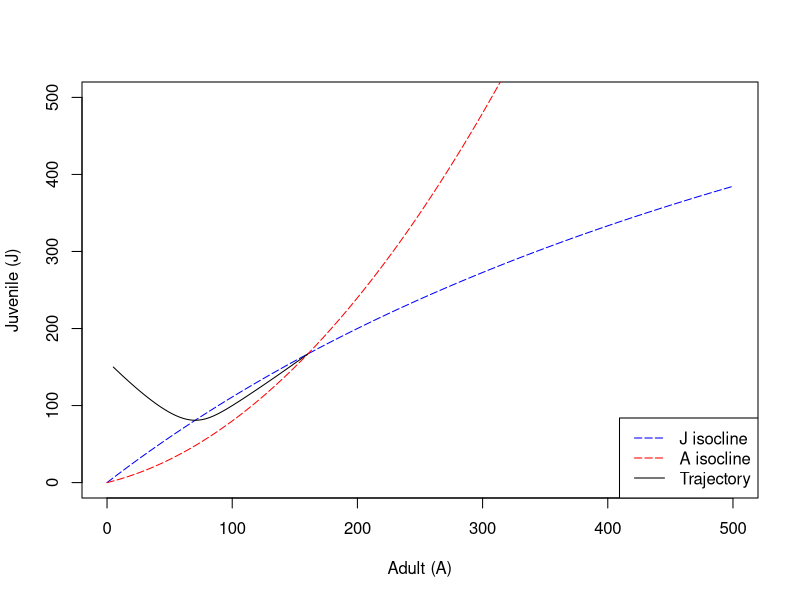

This figure's R source:
rm(list = ls())

# Define system parameters first
pars <- list(b=1, g=0.5, mu_j=0.3, mu_0=0.2, c=0.01, s = 0.001, gamma = 0.001)

# Plotting J isocline, using A as a function of J:
A <- seq(0, 500) # a range of A-values
J <- pars$b * A / (pars$g + pars$mu_j + pars$s * A)
plot(A, J, type="l", lty=5, col='blue', xlab='Adult (A)', ylab='Juvenile (J)', 
     ylim=c(0, 500), xlim=c(0, 500))

# Plotting A isocline
J <- pars$mu_0 * (1 + pars$c * A) * A / (pars$g + pars$gamma * pars$s * A)
lines(A, J, type="l", lty=5, col='red')

# Next, use ode to calculate a trajectory:
library(deSolve)
# The set of differential equations:
AJfunc <- function(t, AJ, pars) {
  A <- AJ[1] # A is the first element of AJ
  J <- AJ[2] # J is the second element of AJ
  dAdt <- pars$g * J - pars$mu_0 * A - pars$mu_0 * pars$c * A^2 + pars$gamma * 
    pars$s * A * J
  dJdt <- pars$b * A - pars$g * J - pars$mu_j * J - pars$s * A * J
  return(list(c(dAdt, dJdt)))
}


time_vec <- seq(0, 500, 0.1)   # set up a vector of time-points
AJ0 <- c(A = 5, J = 150)  # Adjusted initial values for A and J
results <- ode(func = AJfunc, times = time_vec, y = AJ0, parms = pars)

# Plot the result in phase space using the results data:
lines(results[, "A"], results[, "J"], type='l', col='black')
legend('bottomright', legend=c('J isocline', 'A isocline', 'Trajectory'), 
       col=c('blue', 'red', 'black'), lty=c(5, 5, 1))
